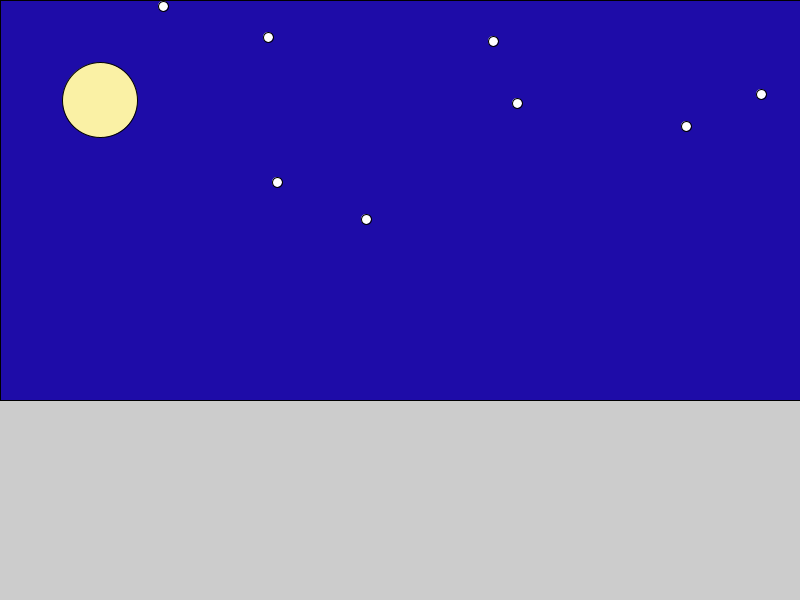
Frame 1 (no input)
Frame 60 (the mouse pressed at the canvas centre just before this capture): identical to frame 1, image omitted
Frame 120 (the mouse held since frame 60 and released just before this capture): identical to frame 1, image omitted

The Processing sketch that drew this single still picture (run headless with seeded random() and noise(); from frame 60 on, the mouse is pressed at the canvas centre):

// Processing sketch: SeasonsProject
// ── SeasonsProject.pde
void setup() {
  size(800, 600);
  int timeOfDay = 5;
  String season = "SUMMER";
  int numClouds = 2;
  //Anything else you may need here

  drawSky(season, timeOfDay);
  //drawClouds(numClouds);
  //drawLandscape(season, timeOfDay);
  //drawTrees(season);
  //drawSomeItem();
}

void draw() {
}

void drawSky(String season, int timeOfDay) {
  //What happens in the sky, particularly at a time of day?
  if (timeOfDay < 6) {
    drawNightSky(); //This will error at first. We will fix it as a class
  } else if (timeOfDay < 10) {
    //drawSunriseSky();
  } else if (timeOfDay < 18) {
    //drawDaytimeSky();
  } else if (timeOfDay < 20) {
    //drawSunsetSky();
  } else {
    //drawNightSky();
  }

  //What happens specifically in the sky, specifically in a particular season?
  if (season == "SUMMER") {
    //drawBird();
  } else if (season == "WINTER") {
    //drawSnowflakes();
  } else if (season == "SPRING") {
    //drawPollen();
  } else {
    //drawBlimp();
  }
}

void drawNightSky() {
  fill(30, 12, 168);
  rect(0, 0, width, height * 2 / 3);
  fill(250, 241, 165);
  circle(100, 100, 75);
  //call the draw stars function 
  //drawStars()
  //drawStar(500, 500);
  drawStars();
}


//write a function to display one star
  //drawStar(x, y)
void drawStar(int x, int y){
   fill(255);
   circle(x, y, 10);
}

//write a function to draw many stars
  //drawStars()
    //drawStar(10, 10);
    //drawStar(20, 20);
    //drawStar(30, 10);
void drawStars(){
  drawStar((int) random(0, width), (int) random(0, height * 2 / 3));
  drawStar((int) random(0, width), (int) random(0, height * 2 / 3));
  drawStar((int) random(0, width), (int) random(0, height * 2 / 3));
  drawStar((int) random(0, width), (int) random(0, height * 2 / 3));
  drawStar((int) random(0, width), (int) random(0, height * 2 / 3));
  drawStar((int) random(0, width), (int) random(0, height * 2 / 3));
  drawStar((int) random(0, width), (int) random(0, height * 2 / 3));
  drawStar((int) random(0, width), (int) random(0, height * 2 / 3));
  //drawStar(550, 300);
}
